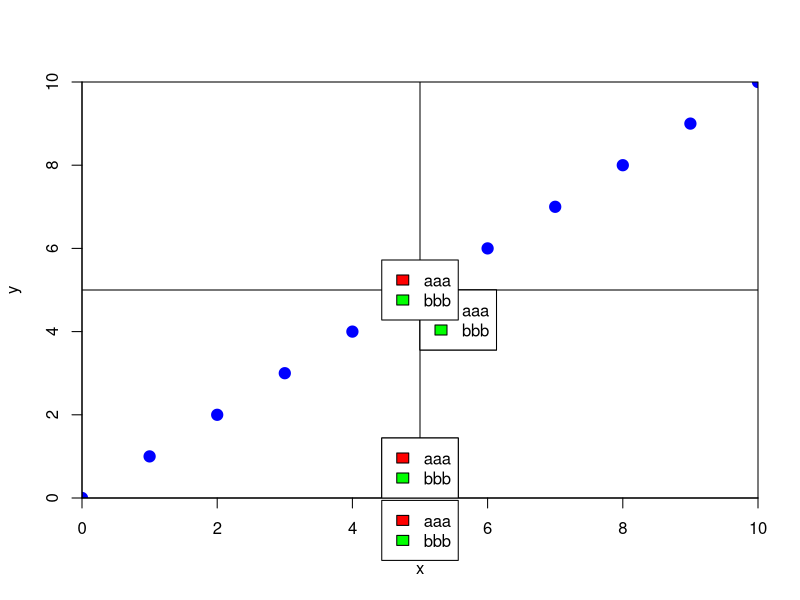
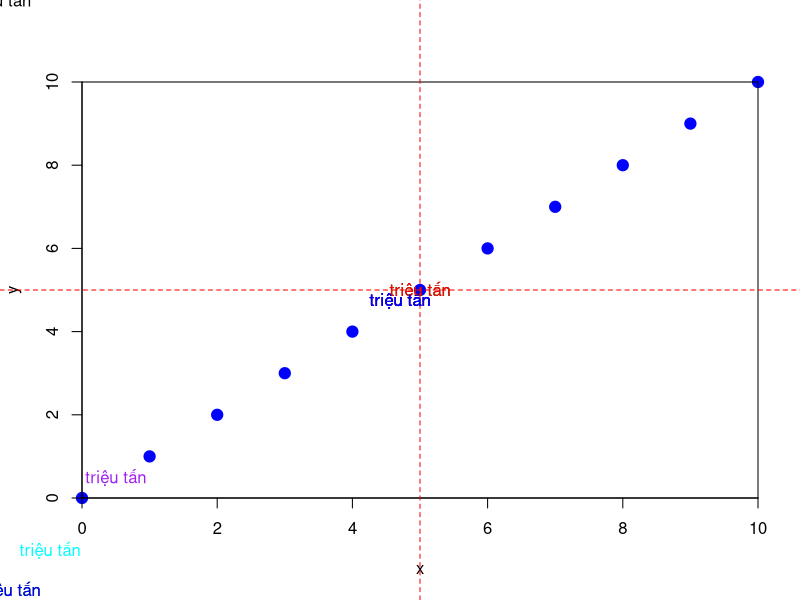
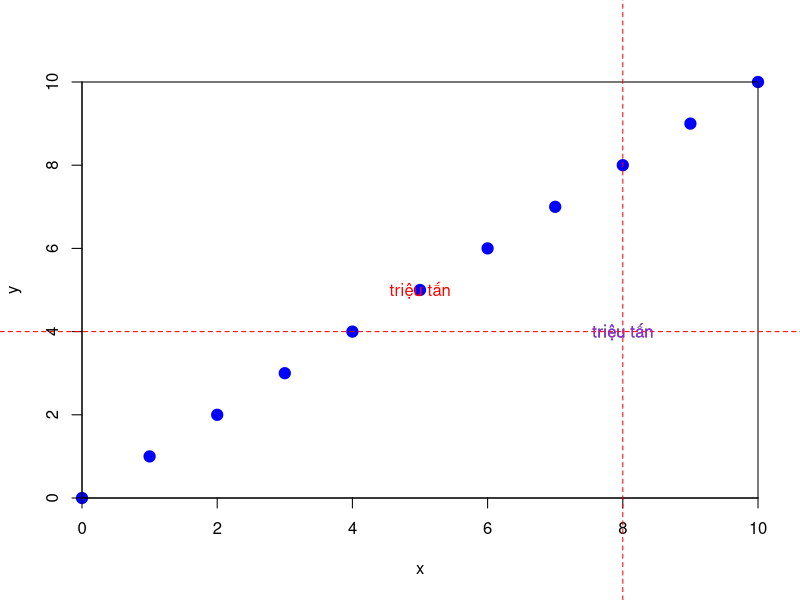

Here is the R script that generated these plots, in order:
####### TÌM THÔNG SỐ LEGEND

x <- 0:10
y <- 0:10

oldpar <- par(no.readonly = TRUE)

plot(y ~ x, xlim = c(0, 10), ylim = c(0, 10), xaxs = "i", yaxs = "i", pch = 19, col = "blue", cex = 1.5)
abline(h = 5)
abline(v = 5)


legend(x = 5,
       y = 5,
       legend = c("aaa", "bbb"),
       fill = c("red", "green"))

leg_1 <- legend(x = 5,
              y = 5,
              legend = c("aaa", "bbb"),
              fill = c("red", "green"),
              plot = FALSE)


legend(x = leg_1$rect$left,
       y = leg_1$rect$top,
       legend = c("aaa", "bbb"),
       fill = c("red", "green"))

############

legend(x = "center",
       # y = 5,
       legend = c("aaa", "bbb"),
       fill = c("red", "green"))

legend(x = "bottom",
       # y = 5,
       legend = c("aaa", "bbb"),
       fill = c("red", "green"))

leg_2 <- legend(x = "bottom",
       # y = 5,
       legend = c("aaa", "bbb"),
       fill = c("red", "green"),
       plot = FALSE)

legend(x = leg_2$rect$left,
       y = leg_2$rect$top,
       legend = c("aaa", "bbb"),
       fill = c("red", "green"))

############

par(xpd = TRUE)

leg_3 <- legend(x = "bottom",
                # y = 5,
                inset = -0.15,
                legend = c("aaa", "bbb"),
                fill = c("red", "green"),
                plot = FALSE)

legend(x = leg_3$rect$left,
       y = leg_3$rect$top,
       legend = c("aaa", "bbb"),
       fill = c("red", "green"))

par(oldpar)

#####################################

####### TÌM THÔNG SỐ MARGIN CHO TEXT

x <- 0:10
y <- 0:10

oldpar <- par(no.readonly = TRUE)

par(xpd = TRUE)

plot(y ~ x, xlim = c(0, 10), ylim = c(0, 10), xaxs = "i", yaxs = "i", pch = 19, col = "blue", cex = 1.5)

text(x = 5, 
     y = 5, 
     labels = "triệu tấn",
     col = "darkgreen")

abline(h = 5, lty = 2, col = "red")
abline(v = 5, lty = 2, col = "red")

t_1 <- 0.5 # percent in plot
t_2 <- 0.5 # percent in plot

text(x = grconvertX(t_1, from = "ndc", to = "user"), 
     y = grconvertY(t_2, from = "ndc", to = "user"),
     labels = "triệu tấn", 
     col = "red")

text(x = grconvertX(t_1, from = "user", to = "user"), 
     y = grconvertY(t_2, from = "user", to = "user"),
     labels = "triệu tấn", 
     col = "purple")

text(x = grconvertX(t_1, from = "inches", to = "user"), 
     y = grconvertY(t_2, from = "inches", to = "user"),
     labels = "triệu tấn", 
     col = "cyan")

text(x = grconvertX(t_1, from = "device", to = "user"), 
     y = grconvertY(t_2, from = "device", to = "user"),
     labels = "triệu tấn", 
     col = "black")

text(x = grconvertX(t_1, from = "nfc", to = "user"), 
     y = grconvertY(t_2, from = "nfc", to = "user"),
     labels = "triệu tấn", 
     col = "black")

text(x = grconvertX(t_1, from = "npc", to = "user"), 
     y = grconvertY(t_2, from = "npc", to = "user"),
     labels = "triệu tấn", 
     col = "red")

text(x = grconvertX(t_1, from = "nic", to = "user"), 
     y = grconvertY(t_2, from = "nic", to = "user"),
     labels = "triệu tấn", 
     col = "blue")

text(x = grconvertX(t_1, from = "nic", to = "user"), 
     y = grconvertY(t_2, from = "nic", to = "user"),
     labels = "triệu tấn", 
     col = "blue")

text(x = grconvertX(t_1, from = "lines", to = "user"), 
     y = grconvertY(t_2, from = "lines", to = "user"),
     labels = "triệu tấn", 
     col = "darkgreen")

text(x = grconvertX(t_1, from = "chars", to = "user"), 
     y = grconvertY(t_2, from = "chars", to = "user"),
     labels = "triệu tấn", 
     col = "blue")

par(oldpar)

par("usr")

#################################################################

x <- 0:10
y <- 0:10

oldpar <- par(no.readonly = TRUE)

par(xpd = TRUE)

plot(y ~ x, xlim = c(0, 10), ylim = c(0, 10), xaxs = "i", yaxs = "i", pch = 19, col = "blue", cex = 1.5)

text(x = 8, 
     y = 4, 
     labels = "triệu tấn",
     col = "darkgreen")

abline(h = 4, lty = 2, col = "red")
abline(v = 8, lty = 2, col = "red")

t_1 <- 0.5 # percent in plot
t_2 <- 0.5 # percent in plot

text(x = grconvertX(t_1, from = "npc", to = "user"), 
     y = grconvertY(t_2, from = "npc", to = "user"),
     labels = "triệu tấn", 
     col = "red")

text(x = grconvertX(grconvertX(8, from = "user", to = "npc"), from = "npc", to = "user"), 
     y = grconvertX(grconvertX(4, from = "user", to = "npc"), from = "npc", to = "user"),
     labels = "triệu tấn", 
     col = "purple")

par(oldpar)

grconvertX(0.8, from = "user", to = "npc")

# graphic device
dev.size(units = "px")
dev.size(units = "cm")
dev.size(units = "in")
par("din") # read-only # units = "in"

# plot region
par("usr") #xy-value # fixed
par("pin") # read-only # units = "in"
par("plt") # percent

# plot margin
par("mai") # units = "in" # fixed
par("mar") # units = "lines" # fixed





